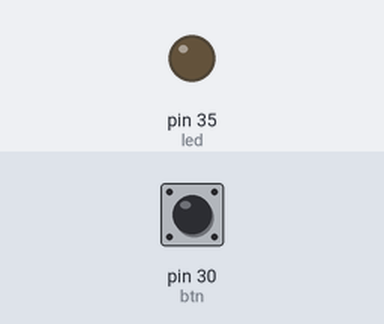
The sketch below on a simulated Arduino Mega 2560, built with avr-gcc and run on an emulated ATmega2560. On the bench: output pins drawn as LEDs (lit = HIGH). Dashed ring = blinking. The test bench sets the inputs (shaded band); at power-on: pin 30 (btn) LOW.

Above: at 1.2 s.
1.3 s: pin 30 (btn) pulled HIGH for 1 s
At 1.75 s:
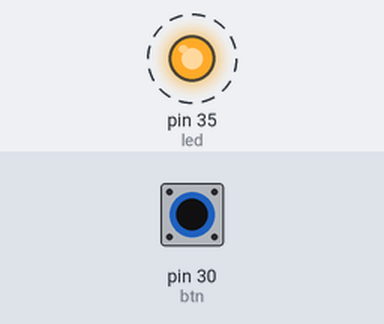
4.0 s: pin 30 (btn) pulled HIGH for 0.15 s
At 4.7 s:
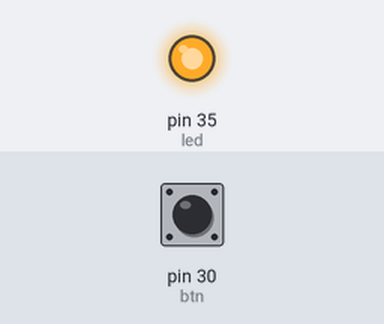
5.8 s: pin 30 (btn) pulled HIGH for 3.2 s
At 9.5 s:
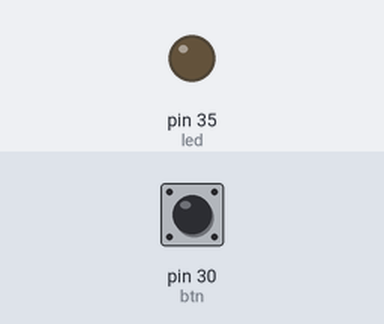
Timing chart, 0 to 11.0 s (numbered marks = the images above; inputs shaded):
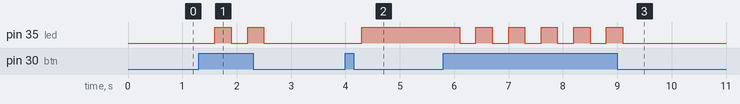

Measured:
- after the input at 1.3 s, pin 35 (led): alternates HIGH for 0.30 s and LOW for 0.30 s, 4 changes in all, then stays LOW, starting after 0.30 s
- after the input at 4.0 s, pin 35 (led): LOW → HIGH after 0.30 s
- after the input at 5.8 s, pin 35 (led): alternates HIGH for 0.30 s and LOW for 0.30 s, 11 changes in all, then stays LOW, starting after 0.30 s

The sketch:

boton_1.ino
```cpp
int btn = 30;
int led = 35;
int estado = 0;

void setup() {
pinMode (btn,INPUT);
pinMode (led,OUTPUT);
}
void loop() {

 if(digitalRead(btn) == HIGH && estado == 0)
 {
  delay(300);
  digitalWrite(led,HIGH);
  estado = 1;
}
if(digitalRead(btn) == HIGH && estado ==1)
{
delay(300);
digitalWrite(led,LOW);
estado = 0;
}
}
```
